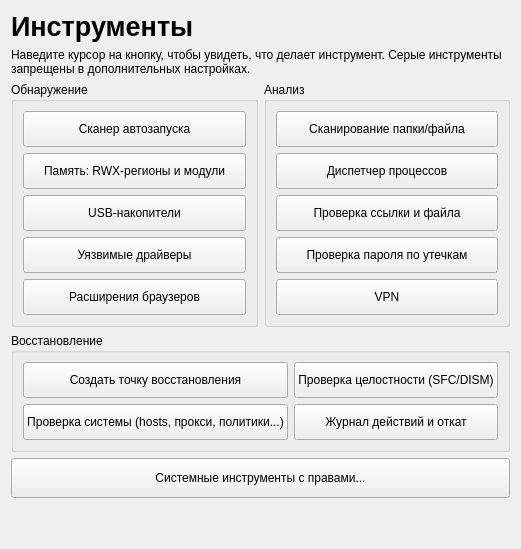
<?xml version="1.0" encoding="UTF-8"?>
<ui version="4.0">
 <class>ToolsPage</class>
 <widget class="QWidget" name="ToolsPage">
  <layout class="QVBoxLayout" name="mainLayout">
   <item>
    <widget class="QLabel" name="lblTitle">
     <property name="styleSheet"><string notr="true">font-size: 20pt; font-weight: 600;</string></property>
     <property name="text"><string>Инструменты</string></property>
    </widget>
   </item>
   <item>
    <widget class="QLabel" name="lblHint">
     <property name="text"><string>Наведите курсор на кнопку, чтобы увидеть, что делает инструмент. Серые инструменты запрещены в дополнительных настройках.</string></property>
     <property name="wordWrap"><bool>true</bool></property>
    </widget>
   </item>
   <item>
    <layout class="QGridLayout" name="gridGroups">
     <item row="0" column="0">
      <widget class="QGroupBox" name="groupDetect">
       <property name="title"><string>Обнаружение</string></property>
       <layout class="QVBoxLayout" name="layoutDetect">
        <item><widget class="QPushButton" name="btnAutoruns"><property name="minimumSize"><size><width>0</width><height>36</height></size></property><property name="text"><string>Сканер автозапуска</string></property></widget></item>
        <item><widget class="QPushButton" name="btnMemoryDeep"><property name="minimumSize"><size><width>0</width><height>36</height></size></property><property name="text"><string>Память: RWX-регионы и модули</string></property></widget></item>
        <item><widget class="QPushButton" name="btnUsb"><property name="minimumSize"><size><width>0</width><height>36</height></size></property><property name="text"><string>USB-накопители</string></property></widget></item>
        <item><widget class="QPushButton" name="btnDrivers"><property name="minimumSize"><size><width>0</width><height>36</height></size></property><property name="text"><string>Уязвимые драйверы</string></property></widget></item>
        <item><widget class="QPushButton" name="btnExtensions"><property name="minimumSize"><size><width>0</width><height>36</height></size></property><property name="text"><string>Расширения браузеров</string></property></widget></item>
       </layout>
      </widget>
     </item>
     <item row="0" column="1">
      <widget class="QGroupBox" name="groupAnalysis">
       <property name="title"><string>Анализ</string></property>
       <layout class="QVBoxLayout" name="layoutAnalysis">
        <item><widget class="QPushButton" name="btnFileAnalyzer"><property name="minimumSize"><size><width>0</width><height>36</height></size></property><property name="text"><string>Сканирование папки/файла</string></property></widget></item>
        <item><widget class="QPushButton" name="btnProcessManager"><property name="minimumSize"><size><width>0</width><height>36</height></size></property><property name="text"><string>Диспетчер процессов</string></property></widget></item>
        <item><widget class="QPushButton" name="btnLinkCheck"><property name="minimumSize"><size><width>0</width><height>36</height></size></property><property name="text"><string>Проверка ссылки и файла</string></property></widget></item>
        <item><widget class="QPushButton" name="btnPasswordLeak"><property name="minimumSize"><size><width>0</width><height>36</height></size></property><property name="text"><string>Проверка пароля по утечкам</string></property></widget></item>
        <item><widget class="QPushButton" name="btnVpn"><property name="minimumSize"><size><width>0</width><height>36</height></size></property><property name="text"><string>VPN</string></property></widget></item>
       </layout>
      </widget>
     </item>
     <item row="1" column="0" colspan="2">
      <widget class="QGroupBox" name="groupRecovery">
       <property name="title"><string>Восстановление</string></property>
       <layout class="QGridLayout" name="layoutRecovery">
        <item row="0" column="0"><widget class="QPushButton" name="btnRestorePoint"><property name="minimumSize"><size><width>0</width><height>36</height></size></property><property name="text"><string>Создать точку восстановления</string></property></widget></item>
        <item row="0" column="1"><widget class="QPushButton" name="btnSfcDism"><property name="minimumSize"><size><width>0</width><height>36</height></size></property><property name="text"><string>Проверка целостности (SFC/DISM)</string></property></widget></item>
        <item row="1" column="0"><widget class="QPushButton" name="btnSystemChecks"><property name="minimumSize"><size><width>0</width><height>36</height></size></property><property name="text"><string>Проверка системы (hosts, прокси, политики...)</string></property></widget></item>
        <item row="1" column="1"><widget class="QPushButton" name="btnUndoJournal"><property name="minimumSize"><size><width>0</width><height>36</height></size></property><property name="text"><string>Журнал действий и откат</string></property></widget></item>
       </layout>
      </widget>
     </item>
    </layout>
   </item>
   <item>
    <widget class="QPushButton" name="btnRelaunchAdmin">
     <property name="minimumSize"><size><width>0</width><height>40</height></size></property>
      <property name="toolTip"><string>Открыть выбранный системный инструмент с правами через UAC, не перезапуская главное окно.</string></property>
      <property name="text"><string>Системные инструменты с правами...</string></property>
    </widget>
   </item>
   <item>
    <spacer name="verticalSpacer"><property name="orientation"><enum>Qt::Vertical</enum></property><property name="sizeHint" stdset="0"><size><width>20</width><height>40</height></size></property></spacer>
   </item>
  </layout>
 </widget>
 <resources/>
 <connections/>
</ui>
